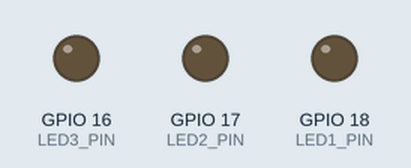
The program below on a simulated ESP32-S3. Parts: output pins drawn as LEDs (lit = HIGH). What the program prints to the serial monitor is not drawn.

Above: at 0.1 s.
At 0.7 s:
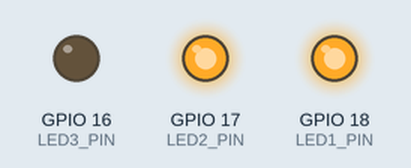
At 1.1 s:
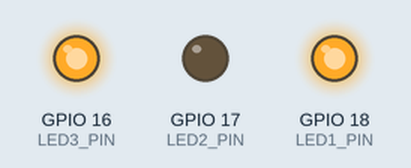
At 1.9 s:
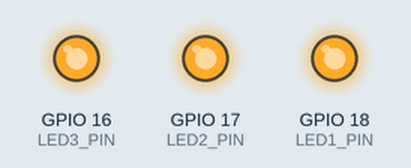
At 2.9 s:
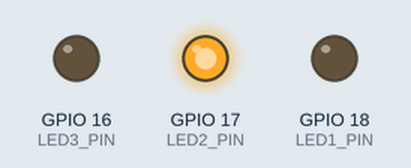
At 4.3 s:
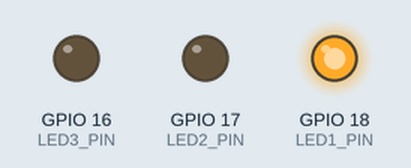
Timing chart, 0 to 4.6 s (numbered marks = the images above):
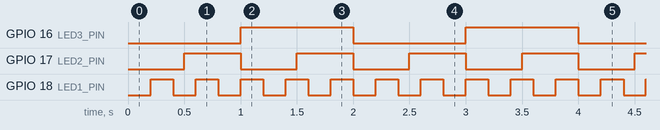

The program:

main.cpp
```cpp
// Модуль 2.3: три світлодіоди з різними інтервалами без delay()
// GPIO18 -> 220 Ом -> LED1 -> GND   (200 мс)
// GPIO17 -> 220 Ом -> LED2 -> GND   (500 мс)
// GPIO16 -> 220 Ом -> LED3 -> GND   (1000 мс)
#include <Arduino.h>

struct Config {
    static constexpr uint8_t LED1_PIN = 18;
    static constexpr uint8_t LED2_PIN = 17;
    static constexpr uint8_t LED3_PIN = 16;
    static constexpr uint32_t LED1_MS = 200;
    static constexpr uint32_t LED2_MS = 500;
    static constexpr uint32_t LED3_MS = 1000;
    static constexpr uint32_t REPORT_MS = 10000;
    static constexpr uint32_t BAUD = 115200;
};

class BlinkLed {
public:
    constexpr BlinkLed(uint8_t pin, uint32_t interval) : pin_(pin), interval_(interval) {}

    void init() const {
        pinMode(pin_, OUTPUT);
        digitalWrite(pin_, LOW);
    }

    // Викликається на кожному оберті loop(). Якщо ще не час, одразу виходить.
    // now - last_ (а не now >= last_ + interval_) правильно працює і після
    // переповнення millis().
    void update(uint32_t now) {
        if (now - last_ < interval_)
            return;
        last_ = now;
        on_ = !on_;
        digitalWrite(pin_, on_ ? HIGH : LOW);
        ++toggles_;
    }

    uint8_t pin() const { return pin_; }

    uint32_t takeToggles() {
        const uint32_t n = toggles_;
        toggles_ = 0;
        return n;
    }

private:
    const uint8_t pin_;
    const uint32_t interval_;
    uint32_t last_ = 0;
    uint32_t toggles_ = 0;
    bool on_ = false;
};

BlinkLed leds[] = {
    {Config::LED1_PIN, Config::LED1_MS},
    {Config::LED2_PIN, Config::LED2_MS},
    {Config::LED3_PIN, Config::LED3_MS},
};

uint32_t lastReport = 0;

// Раз на 10 с друкує, скільки разів перемкнувся кожен світлодіод.
void report(uint32_t now) {
    if (now - lastReport < Config::REPORT_MS)
        return;
    lastReport = now;
    Serial.printf("%lu мс · за 10 с:", static_cast<unsigned long>(now));
    for (auto &led : leds)
        Serial.printf("  GPIO%u = %lu", led.pin(), static_cast<unsigned long>(led.takeToggles()));
    Serial.println();
}

void setup() {
    Serial.begin(Config::BAUD);
    for (auto &led : leds)
        led.init();
}

void loop() {
    // Один millis() на оберт: усі три світлодіоди порівнюють себе з тією самою миттю.
    const uint32_t now = millis();
    for (auto &led : leds)
        led.update(now);
    report(now);
}
```

Measured:
- by itself, GPIO 16 (LED3_PIN): alternates HIGH for 1.0 s and LOW for 1.0 s
- by itself, GPIO 17 (LED2_PIN): alternates HIGH for 0.50 s and LOW for 0.50 s
- by itself, GPIO 18 (LED1_PIN): alternates HIGH for 0.20 s and LOW for 0.20 s
